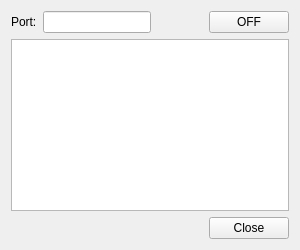
<?xml version="1.0" encoding="UTF-8"?>
<ui version="4.0">
 <class>CommunicationsHubWindow</class>
 <widget class="QWidget" name="CommunicationsHubWindow">
  <property name="geometry">
   <rect>
    <x>0</x>
    <y>0</y>
    <width>300</width>
    <height>250</height>
   </rect>
  </property>
  <property name="minimumSize">
   <size>
    <width>300</width>
    <height>250</height>
   </size>
  </property>
  <property name="windowTitle">
   <string>Communications Hub</string>
  </property>
  <layout class="QVBoxLayout" name="verticalLayout_2" stretch="0,1,0">
   <item>
    <layout class="QHBoxLayout" name="horizontalLayout_2" stretch="0,0,1,0">
     <item>
      <widget class="QLabel" name="label">
       <property name="text">
        <string>Port:</string>
       </property>
      </widget>
     </item>
     <item>
      <widget class="QLineEdit" name="port">
       <property name="inputMask">
        <string notr="true"/>
       </property>
       <property name="maxLength">
        <number>5</number>
       </property>
      </widget>
     </item>
     <item>
      <spacer name="horizontalSpacer_2">
       <property name="orientation">
        <enum>Qt::Horizontal</enum>
       </property>
       <property name="sizeHint" stdset="0">
        <size>
         <width>40</width>
         <height>20</height>
        </size>
       </property>
      </spacer>
     </item>
     <item>
      <widget class="QPushButton" name="button_toggle">
       <property name="text">
        <string>OFF</string>
       </property>
      </widget>
     </item>
    </layout>
   </item>
   <item>
    <layout class="QVBoxLayout" name="verticalLayout">
     <item>
      <widget class="QTreeView" name="peer_view"/>
     </item>
    </layout>
   </item>
   <item>
    <layout class="QHBoxLayout" name="horizontalLayout">
     <item>
      <spacer name="horizontalSpacer">
       <property name="orientation">
        <enum>Qt::Horizontal</enum>
       </property>
       <property name="sizeHint" stdset="0">
        <size>
         <width>40</width>
         <height>20</height>
        </size>
       </property>
      </spacer>
     </item>
     <item>
      <widget class="QPushButton" name="button_close">
       <property name="text">
        <string>Close</string>
       </property>
      </widget>
     </item>
    </layout>
   </item>
  </layout>
 </widget>
 <resources/>
 <connections/>
</ui>
